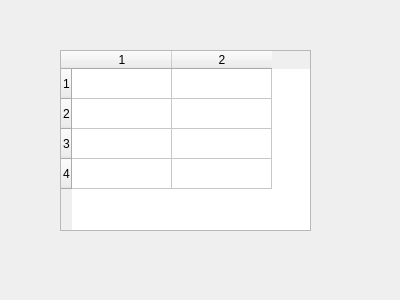
<?xml version="1.0" encoding="UTF-8"?>
<ui version="4.0">
 <class>Dialog</class>
 <widget class="QDialog" name="Dialog">
  <property name="geometry">
   <rect>
    <x>0</x>
    <y>0</y>
    <width>400</width>
    <height>300</height>
   </rect>
  </property>
  <property name="windowTitle">
   <string>Dialog</string>
  </property>
  <widget class="QTableWidget" name="tableWidget">
   <property name="geometry">
    <rect>
     <x>60</x>
     <y>50</y>
     <width>251</width>
     <height>181</height>
    </rect>
   </property>
   <property name="rowCount">
    <number>4</number>
   </property>
   <property name="columnCount">
    <number>2</number>
   </property>
   <row/>
   <row/>
   <row/>
   <row/>
   <column/>
   <column/>
  </widget>
 </widget>
 <resources/>
 <connections/>
</ui>
